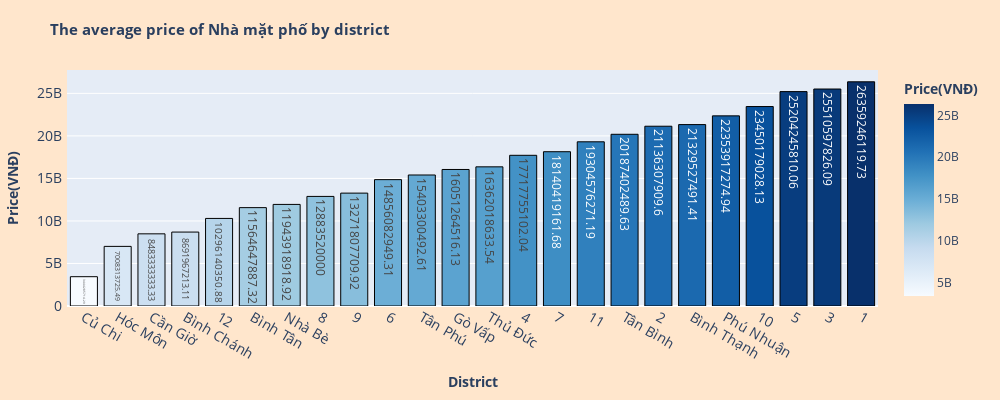

Notebook cell for this chart:
### Markdown cell above
##### **Type Nhà mặt phố:**

### Code cell
mean_price_by_district('Nhà mặt phố')

### Figure 1 — Plotly figure (JSON) as saved in the notebook; plotly's stock layout.template omitted (floating-point values rounded to 4 significant figures)
{"data": [{"alignmentgroup": "True", "hovertemplate": "The average price of <b>Nhà mặt phố</b> in district <b>%{x}</b> is %{y}", "legendgroup": "", "marker": {"color": [3444000000.0, 7008000000.0, 8483000000.0, 8692000000.0, 10300000000.0, 11560000000.0, 11940000000.0, 12883520000, 13270000000.0, 14860000000.0, 15400000000.0, 16050000000.0, 16360000000.0, 17720000000.0, 18140000000.0, 19300000000.0, 20190000000.0, 21140000000.0, 21330000000.0, 22350000000.0, 23450000000.0, 25200000000.0, 25510000000.0, 26360000000.0], "coloraxis": "coloraxis", "line": {"color": "black", "width": 1}, "pattern": {"shape": ""}}, "name": "", "offsetgroup": "", "orientation": "v", "showlegend": false, "text": [3444000000.0, 7008000000.0, 8483000000.0, 8692000000.0, 10300000000.0, 11560000000.0, 11940000000.0, 12883520000, 13270000000.0, 14860000000.0, 15400000000.0, 16050000000.0, 16360000000.0, 17720000000.0, 18140000000.0, 19300000000.0, 20190000000.0, 21140000000.0, 21330000000.0, 22350000000.0, 23450000000.0, 25200000000.0, 25510000000.0, 26360000000.0], "textposition": "auto", "type": "bar", "x": ["Củ Chi", "Hóc Môn", "Cần Giờ", "Bình Chánh", "12", "Bình Tân", "Nhà Bè", "8", "9", "6", "Tân Phú", "Gò Vấp", "Thủ Đức", "4", "7", "11", "Tân Bình", "2", "Bình Thạnh", "Phú Nhuận", "10", "5", "3", "1"], "xaxis": "x", "y": [3444000000.0, 7008000000.0, 8483000000.0, 8692000000.0, 10300000000.0, 11560000000.0, 11940000000.0, 12883520000, 13270000000.0, 14860000000.0, 15400000000.0, 16050000000.0, 16360000000.0, 17720000000.0, 18140000000.0, 19300000000.0, 20190000000.0, 21140000000.0, 21330000000.0, 22350000000.0, 23450000000.0, 25200000000.0, 25510000000.0, 26360000000.0], "yaxis": "y"}], "layout": {"barmode": "relative", "coloraxis": {"colorbar": {"title": {"text": "<b>Price(VNĐ)</b>"}}, "colorscale": [[0, "rgb(247,251,255)"], [0.125, "rgb(222,235,247)"], [0.25, "rgb(198,219,239)"], [0.375, "rgb(158,202,225)"], [0.5, "rgb(107,174,214)"], [0.625, "rgb(66,146,198)"], [0.75, "rgb(33,113,181)"], [0.875, "rgb(8,81,156)"], [1, "rgb(8,48,107)"]]}, "height": 400, "legend": {"tracegroupgap": 0}, "margin": {"b": 20, "l": 20, "r": 30, "t": 70}, "paper_bgcolor": "#ffe6cc", "title": {"font": {"size": 15}, "text": "<b>The average price of Nhà mặt phố by district </b>"}, "width": 1000, "xaxis": {"anchor": "y", "domain": [0, 1], "tickfont": {"size": 14}, "title": {"text": "<b>District<b>"}}, "yaxis": {"anchor": "x", "domain": [0, 1], "tickfont": {"size": 14}, "ticksuffix": " ", "title": {"text": "<b>Price(VNĐ)</b>"}}}}
